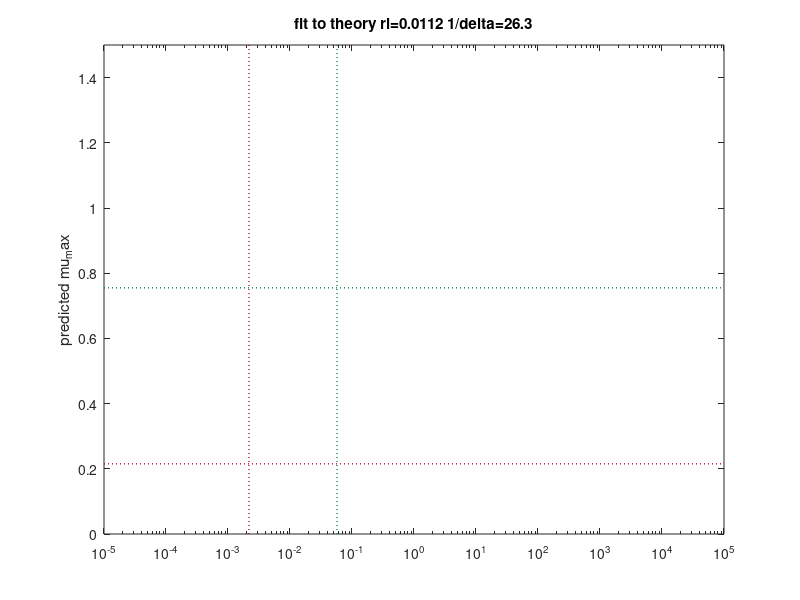

Write MATLAB code to recreate this figure.
%FINAL VERSION 18-Nov-2018
%Updated to include measured mu_wt

%fit max mu of data (estimated by extrapolating lin regression)
%to analytical limit of predicted mu_max
%note we actually fit IC*rl as only the product matters we can fix IC to default value of 20

%SET estimated mu max from data (slope+offset)
estimatedMuMaxPro=0.7552; % in h-1; UPDATE NOV 14;
estimatedMuMaxTrp=0.2153; % in h-1; UPDATE NOV 14; 


%SET fixed IC (default=20)
fixedIC=20;
muMax = 3600/2790; % in h-1; UPDATED NOV 18 from data
tds = 3600/muMax;
tdh = 1/muMax;
%run script to estimate rl and delta
rlRangeExt = logspace(log10(1E-5),log10(1E5),1E7);


%% estimate rl from theory
%theoretical prediction for I_Lim and mu_max
f_ILim = @(IC,rl) ( (IC-1)*rl + sqrt( ((IC+1)*rl).^2 + 4*(muMax).*(rl*IC)) ) ./ ( 2*(muMax+rl));  
predictedILim = f_ILim(fixedIC, rlRangeExt);
predictedMu = muMax*predictedILim./(1+predictedILim);

%find rl that most closely matches observed mu_max
devDPro = abs(predictedMu-estimatedMuMaxPro);
devDTrp = abs(predictedMu-estimatedMuMaxTrp);

[~,rlProInd] = min(devDPro);
[~,rlTrpInd] = min(devDTrp);

rlProMod = rlRangeExt(rlProInd);
rlTrpMod = rlRangeExt(rlTrpInd);
deltaMod = rlTrpMod/rlProMod;
rlMod = sqrt(rlProMod*rlTrpMod);

fprintf('\nfit to theory\nrl pro=%.3e s-1, rl trp=%.3e s-1\nrl=%.3e s-1delta=%.3g, 1/delta=%.3g\n',...
    rlProMod/3600,rlTrpMod/3600,rlMod/3600,deltaMod,1/deltaMod)


%% estimate rl from theory, using assumption IC>>1
%theoretical prediction for muMax (assuming IC>>1)
muMax_simple = @(IC,rl) (IC.*rl/2).*(sqrt(1 + 4*muMax./(rl.*IC)) - 1);
predictedMuSimple = muMax_simple(fixedIC, rlRangeExt);

%find rl that most closely matches observed mu_max
devDPro = abs(predictedMuSimple-estimatedMuMaxPro);
devDTrp = abs(predictedMuSimple-estimatedMuMaxTrp);

[~,rlProInd] = min(devDPro);
[~,rlTrpInd] = min(devDTrp);

rlProModSim = rlRangeExt(rlProInd);
rlTrpModSim = rlRangeExt(rlTrpInd);
deltaModSim = rlTrpMod/rlProMod;
rlModSim = sqrt(rlProMod*rlTrpMod);


fprintf('\nfit to theory, assuming IC>>1\nrl pro=%.3e s-1, rl trp=%.3e s-1\nrl=%.3e s-1, delta=%.3g, 1/delta=%.3g\n',...
    rlProModSim/3600,rlTrpModSim/3600,rlModSim/3600,deltaModSim,1/deltaMod)



%% plot things
greenC=[0,136,55]/256;
redC=[202,0,32]/256;

figure(101)
hold off
h=semilogx(rlRangeExt,predictedMu);
hold on
l1=line(([rlRangeExt(1) rlRangeExt(end)]),[estimatedMuMaxPro estimatedMuMaxPro]);
l2=line(([rlRangeExt(1) rlRangeExt(end)]),[estimatedMuMaxTrp estimatedMuMaxTrp]);

l3=line([rlProMod rlProMod],[0 1.5]);
l4=line([rlTrpMod rlTrpMod],[0 1.5]);

axis([rlRangeExt(1) rlRangeExt(end) 0 1.5])

set(h(1),'Color','k','LineWidth',2);
%set(h(2),'Color',redC,'LineWidth',2);

set(l1,'Color',greenC,'LineWidth',1,'LineStyle',':');
set(l2,'Color',redC,'LineWidth',1,'LineStyle',':');
set(l3,'Color',greenC,'LineWidth',1,'LineStyle',':');
set(l4,'Color',redC,'LineWidth',1,'LineStyle',':');
ylabel('predicted mu_max')
title(sprintf('fit to theory rl=%.3g 1/delta=%.3g',rlMod,1/deltaMod))

